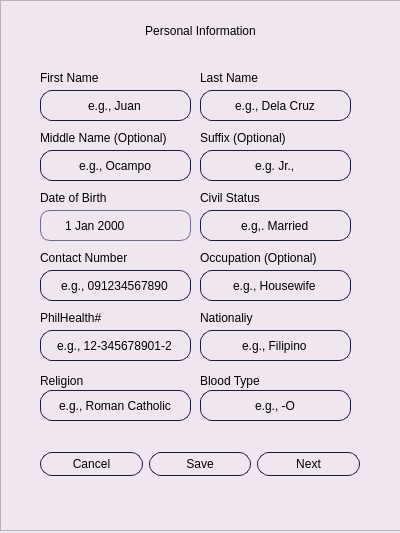
<?xml version="1.0" encoding="UTF-8"?>
<ui version="4.0">
 <class>StackedWidget</class>
 <widget class="QStackedWidget" name="StackedWidget">
  <property name="geometry">
   <rect>
    <x>0</x>
    <y>0</y>
    <width>400</width>
    <height>533</height>
   </rect>
  </property>
  <property name="windowTitle">
   <string>StackedWidget</string>
  </property>
  <property name="currentIndex">
   <number>0</number>
  </property>
  <widget class="QWidget" name="page">
   <widget class="QFrame" name="frame">
    <property name="geometry">
     <rect>
      <x>0</x>
      <y>0</y>
      <width>401</width>
      <height>531</height>
     </rect>
    </property>
    <property name="styleSheet">
     <string notr="true">background-color: rgb(240, 230, 240);</string>
    </property>
    <property name="frameShape">
     <enum>QFrame::StyledPanel</enum>
    </property>
    <property name="frameShadow">
     <enum>QFrame::Raised</enum>
    </property>
    <widget class="QLabel" name="personalInformation_label">
     <property name="geometry">
      <rect>
       <x>80</x>
       <y>10</y>
       <width>241</width>
       <height>41</height>
      </rect>
     </property>
     <property name="sizePolicy">
      <sizepolicy hsizetype="Expanding" vsizetype="Expanding">
       <horstretch>0</horstretch>
       <verstretch>0</verstretch>
      </sizepolicy>
     </property>
     <property name="styleSheet">
      <string notr="true">font: 16pt &quot;Segoe UI&quot;;</string>
     </property>
     <property name="text">
      <string>Personal Information</string>
     </property>
     <property name="alignment">
      <set>Qt::AlignCenter</set>
     </property>
    </widget>
    <widget class="QLabel" name="firstName">
     <property name="geometry">
      <rect>
       <x>40</x>
       <y>70</y>
       <width>91</width>
       <height>16</height>
      </rect>
     </property>
     <property name="styleSheet">
      <string notr="true">font: 10pt &quot;Segoe UI&quot;;</string>
     </property>
     <property name="text">
      <string>First Name</string>
     </property>
    </widget>
    <widget class="QLabel" name="lastName">
     <property name="geometry">
      <rect>
       <x>200</x>
       <y>70</y>
       <width>91</width>
       <height>16</height>
      </rect>
     </property>
     <property name="styleSheet">
      <string notr="true">font: 10pt &quot;Segoe UI&quot;;</string>
     </property>
     <property name="text">
      <string>Last Name</string>
     </property>
    </widget>
    <widget class="QLabel" name="suffix">
     <property name="geometry">
      <rect>
       <x>200</x>
       <y>130</y>
       <width>91</width>
       <height>16</height>
      </rect>
     </property>
     <property name="styleSheet">
      <string notr="true">font: 10pt &quot;Segoe UI&quot;;</string>
     </property>
     <property name="text">
      <string>Suffix (Optional)</string>
     </property>
    </widget>
    <widget class="QLabel" name="middleName">
     <property name="geometry">
      <rect>
       <x>40</x>
       <y>130</y>
       <width>141</width>
       <height>16</height>
      </rect>
     </property>
     <property name="styleSheet">
      <string notr="true">font: 10pt &quot;Segoe UI&quot;;</string>
     </property>
     <property name="text">
      <string>Middle Name (Optional)</string>
     </property>
    </widget>
    <widget class="QLabel" name="dateOfBirth">
     <property name="geometry">
      <rect>
       <x>40</x>
       <y>190</y>
       <width>91</width>
       <height>16</height>
      </rect>
     </property>
     <property name="styleSheet">
      <string notr="true">font: 10pt &quot;Segoe UI&quot;;</string>
     </property>
     <property name="text">
      <string>Date of Birth</string>
     </property>
    </widget>
    <widget class="QDateEdit" name="dateOfBirth_placeholder">
     <property name="geometry">
      <rect>
       <x>40</x>
       <y>210</y>
       <width>151</width>
       <height>31</height>
      </rect>
     </property>
     <property name="styleSheet">
      <string notr="true">QDateEdit {
    border: 1px solid #6c6c8a;
    border-radius: 10px;
    padding: 6px 10px;
    padding-right: 30px; /* space for icon */
    background: transparent;
}

QDateEdit::drop-down {
    border: none;
    width: 20px;
}

QDateEdit::down-arrow {
    image: url(:/icons/calendar.png); /* optional custom icon */
    width: 12px;
    height: 12px;
}</string>
     </property>
     <property name="alignment">
      <set>Qt::AlignCenter</set>
     </property>
     <property name="calendarPopup">
      <bool>true</bool>
     </property>
    </widget>
    <widget class="QLineEdit" name="firstName_placeholder">
     <property name="geometry">
      <rect>
       <x>40</x>
       <y>90</y>
       <width>151</width>
       <height>31</height>
      </rect>
     </property>
     <property name="styleSheet">
      <string notr="true">border-radius: 12px;
background-color: rgb(240, 230, 240);
border: 1px solid rgb(26, 26, 62);</string>
     </property>
     <property name="text">
      <string>e.g., Juan</string>
     </property>
     <property name="alignment">
      <set>Qt::AlignCenter</set>
     </property>
    </widget>
    <widget class="QLineEdit" name="suffix_placeholder">
     <property name="geometry">
      <rect>
       <x>200</x>
       <y>150</y>
       <width>151</width>
       <height>31</height>
      </rect>
     </property>
     <property name="styleSheet">
      <string notr="true">border-radius: 12px;
background-color: rgb(240, 230, 240);
border: 1px solid rgb(26, 26, 62);</string>
     </property>
     <property name="text">
      <string>e.g. Jr.,</string>
     </property>
     <property name="alignment">
      <set>Qt::AlignCenter</set>
     </property>
    </widget>
    <widget class="QLineEdit" name="lastName_placeholder">
     <property name="geometry">
      <rect>
       <x>200</x>
       <y>90</y>
       <width>151</width>
       <height>31</height>
      </rect>
     </property>
     <property name="styleSheet">
      <string notr="true">border-radius: 12px;
background-color: rgb(240, 230, 240);
border: 1px solid rgb(26, 26, 62);</string>
     </property>
     <property name="text">
      <string>e.g., Dela Cruz</string>
     </property>
     <property name="alignment">
      <set>Qt::AlignCenter</set>
     </property>
    </widget>
    <widget class="QLineEdit" name="middleName_placeholder">
     <property name="geometry">
      <rect>
       <x>40</x>
       <y>150</y>
       <width>151</width>
       <height>31</height>
      </rect>
     </property>
     <property name="styleSheet">
      <string notr="true">border-radius: 12px;
background-color: rgb(240, 230, 240);
border: 1px solid rgb(26, 26, 62);</string>
     </property>
     <property name="text">
      <string>e.g., Ocampo</string>
     </property>
     <property name="alignment">
      <set>Qt::AlignCenter</set>
     </property>
    </widget>
    <widget class="QLineEdit" name="civilStatus_placeholder">
     <property name="geometry">
      <rect>
       <x>200</x>
       <y>210</y>
       <width>151</width>
       <height>31</height>
      </rect>
     </property>
     <property name="styleSheet">
      <string notr="true">border-radius: 12px;
background-color: rgb(240, 230, 240);
border: 1px solid rgb(26, 26, 62);</string>
     </property>
     <property name="text">
      <string>e.g,. Married</string>
     </property>
     <property name="alignment">
      <set>Qt::AlignCenter</set>
     </property>
    </widget>
    <widget class="QLabel" name="civilStatus">
     <property name="geometry">
      <rect>
       <x>200</x>
       <y>190</y>
       <width>91</width>
       <height>16</height>
      </rect>
     </property>
     <property name="styleSheet">
      <string notr="true">font: 10pt &quot;Segoe UI&quot;;</string>
     </property>
     <property name="text">
      <string>Civil Status</string>
     </property>
    </widget>
    <widget class="QLineEdit" name="contactNum_placeholder">
     <property name="geometry">
      <rect>
       <x>40</x>
       <y>270</y>
       <width>151</width>
       <height>31</height>
      </rect>
     </property>
     <property name="styleSheet">
      <string notr="true">border-radius: 12px;
background-color: rgb(240, 230, 240);
border: 1px solid rgb(26, 26, 62);</string>
     </property>
     <property name="text">
      <string>e.g., 091234567890</string>
     </property>
     <property name="alignment">
      <set>Qt::AlignCenter</set>
     </property>
    </widget>
    <widget class="QLabel" name="contactNum">
     <property name="geometry">
      <rect>
       <x>40</x>
       <y>250</y>
       <width>101</width>
       <height>16</height>
      </rect>
     </property>
     <property name="styleSheet">
      <string notr="true">font: 10pt &quot;Segoe UI&quot;;</string>
     </property>
     <property name="text">
      <string>Contact Number</string>
     </property>
    </widget>
    <widget class="QLineEdit" name="philHealth_placeholder">
     <property name="geometry">
      <rect>
       <x>40</x>
       <y>330</y>
       <width>151</width>
       <height>31</height>
      </rect>
     </property>
     <property name="styleSheet">
      <string notr="true">border-radius: 12px;
background-color: rgb(240, 230, 240);
border: 1px solid rgb(26, 26, 62);</string>
     </property>
     <property name="text">
      <string>e.g., 12-345678901-2</string>
     </property>
     <property name="alignment">
      <set>Qt::AlignCenter</set>
     </property>
    </widget>
    <widget class="QLabel" name="philHealth">
     <property name="geometry">
      <rect>
       <x>40</x>
       <y>310</y>
       <width>91</width>
       <height>16</height>
      </rect>
     </property>
     <property name="styleSheet">
      <string notr="true">font: 10pt &quot;Segoe UI&quot;;</string>
     </property>
     <property name="text">
      <string>PhilHealth#</string>
     </property>
    </widget>
    <widget class="QLabel" name="occupation">
     <property name="geometry">
      <rect>
       <x>200</x>
       <y>250</y>
       <width>141</width>
       <height>16</height>
      </rect>
     </property>
     <property name="styleSheet">
      <string notr="true">font: 10pt &quot;Segoe UI&quot;;</string>
     </property>
     <property name="text">
      <string>Occupation (Optional)</string>
     </property>
    </widget>
    <widget class="QLineEdit" name="occupation_placeholder">
     <property name="geometry">
      <rect>
       <x>200</x>
       <y>270</y>
       <width>151</width>
       <height>31</height>
      </rect>
     </property>
     <property name="styleSheet">
      <string notr="true">border-radius: 12px;
background-color: rgb(240, 230, 240);
border: 1px solid rgb(26, 26, 62);</string>
     </property>
     <property name="text">
      <string>e.g., Housewife</string>
     </property>
     <property name="alignment">
      <set>Qt::AlignCenter</set>
     </property>
    </widget>
    <widget class="QLabel" name="Religion">
     <property name="geometry">
      <rect>
       <x>40</x>
       <y>370</y>
       <width>91</width>
       <height>21</height>
      </rect>
     </property>
     <property name="styleSheet">
      <string notr="true">font: 10pt &quot;Segoe UI&quot;;</string>
     </property>
     <property name="text">
      <string>Religion</string>
     </property>
    </widget>
    <widget class="QLineEdit" name="religion_placeholder">
     <property name="geometry">
      <rect>
       <x>40</x>
       <y>390</y>
       <width>151</width>
       <height>31</height>
      </rect>
     </property>
     <property name="styleSheet">
      <string notr="true">border-radius: 12px;
background-color: rgb(240, 230, 240);
border: 1px solid rgb(26, 26, 62);</string>
     </property>
     <property name="text">
      <string>e.g., Roman Catholic</string>
     </property>
     <property name="alignment">
      <set>Qt::AlignCenter</set>
     </property>
    </widget>
    <widget class="QLabel" name="nationality">
     <property name="geometry">
      <rect>
       <x>200</x>
       <y>310</y>
       <width>91</width>
       <height>16</height>
      </rect>
     </property>
     <property name="styleSheet">
      <string notr="true">font: 10pt &quot;Segoe UI&quot;;</string>
     </property>
     <property name="text">
      <string>Nationaliy</string>
     </property>
    </widget>
    <widget class="QLineEdit" name="nationality_placeholder">
     <property name="geometry">
      <rect>
       <x>200</x>
       <y>330</y>
       <width>151</width>
       <height>31</height>
      </rect>
     </property>
     <property name="styleSheet">
      <string notr="true">border-radius: 12px;
background-color: rgb(240, 230, 240);
border: 1px solid rgb(26, 26, 62);</string>
     </property>
     <property name="text">
      <string>e.g., Filipino</string>
     </property>
     <property name="alignment">
      <set>Qt::AlignCenter</set>
     </property>
    </widget>
    <widget class="QWidget" name="layoutWidget">
     <property name="geometry">
      <rect>
       <x>40</x>
       <y>450</y>
       <width>320</width>
       <height>28</height>
      </rect>
     </property>
     <layout class="QHBoxLayout" name="horizontalLayout">
      <item>
       <widget class="QPushButton" name="pushButton">
        <property name="styleSheet">
         <string notr="true">border-radius: 12px;
padding: 4px;
background-color: rgb(240, 230, 240);
border: 1px solid rgb(26, 26, 62);</string>
        </property>
        <property name="text">
         <string>Cancel</string>
        </property>
       </widget>
      </item>
      <item>
       <widget class="QPushButton" name="pushButton_2">
        <property name="styleSheet">
         <string notr="true">border-radius: 12px;
padding: 4px;
background-color: rgb(240, 230, 240);
border: 1px solid rgb(26, 26, 62);</string>
        </property>
        <property name="text">
         <string>Save</string>
        </property>
       </widget>
      </item>
      <item>
       <widget class="QPushButton" name="pushButton_3">
        <property name="styleSheet">
         <string notr="true">border-radius: 12px;
padding: 4px;
background-color: rgb(240, 230, 240);
border: 1px solid rgb(26, 26, 62);</string>
        </property>
        <property name="text">
         <string>Next</string>
        </property>
       </widget>
      </item>
     </layout>
    </widget>
    <widget class="QLabel" name="Religion_2">
     <property name="geometry">
      <rect>
       <x>200</x>
       <y>370</y>
       <width>91</width>
       <height>21</height>
      </rect>
     </property>
     <property name="styleSheet">
      <string notr="true">font: 10pt &quot;Segoe UI&quot;;</string>
     </property>
     <property name="text">
      <string>Blood Type</string>
     </property>
    </widget>
    <widget class="QLineEdit" name="religion_placeholder_2">
     <property name="geometry">
      <rect>
       <x>200</x>
       <y>390</y>
       <width>151</width>
       <height>31</height>
      </rect>
     </property>
     <property name="styleSheet">
      <string notr="true">border-radius: 12px;
background-color: rgb(240, 230, 240);
border: 1px solid rgb(26, 26, 62);</string>
     </property>
     <property name="text">
      <string>e.g., -O</string>
     </property>
     <property name="alignment">
      <set>Qt::AlignCenter</set>
     </property>
    </widget>
   </widget>
  </widget>
  <widget class="QWidget" name="page_2">
   <widget class="QFrame" name="frame_2">
    <property name="geometry">
     <rect>
      <x>0</x>
      <y>0</y>
      <width>401</width>
      <height>531</height>
     </rect>
    </property>
    <property name="styleSheet">
     <string notr="true">background-color: rgb(240, 230, 240);</string>
    </property>
    <property name="frameShape">
     <enum>QFrame::StyledPanel</enum>
    </property>
    <property name="frameShadow">
     <enum>QFrame::Raised</enum>
    </property>
    <widget class="QLabel" name="address_label">
     <property name="geometry">
      <rect>
       <x>80</x>
       <y>10</y>
       <width>241</width>
       <height>41</height>
      </rect>
     </property>
     <property name="sizePolicy">
      <sizepolicy hsizetype="Expanding" vsizetype="Expanding">
       <horstretch>0</horstretch>
       <verstretch>0</verstretch>
      </sizepolicy>
     </property>
     <property name="styleSheet">
      <string notr="true">font: 16pt &quot;Segoe UI&quot;;</string>
     </property>
     <property name="text">
      <string>Address</string>
     </property>
     <property name="alignment">
      <set>Qt::AlignCenter</set>
     </property>
    </widget>
    <widget class="QLabel" name="street_label">
     <property name="geometry">
      <rect>
       <x>40</x>
       <y>60</y>
       <width>91</width>
       <height>16</height>
      </rect>
     </property>
     <property name="styleSheet">
      <string notr="true">font: 10pt &quot;Segoe UI&quot;;</string>
     </property>
     <property name="text">
      <string>Street</string>
     </property>
    </widget>
    <widget class="QLabel" name="barangay_label">
     <property name="geometry">
      <rect>
       <x>200</x>
       <y>60</y>
       <width>91</width>
       <height>16</height>
      </rect>
     </property>
     <property name="styleSheet">
      <string notr="true">font: 10pt &quot;Segoe UI&quot;;</string>
     </property>
     <property name="text">
      <string>Barangay</string>
     </property>
    </widget>
    <widget class="QLabel" name="province_label">
     <property name="geometry">
      <rect>
       <x>200</x>
       <y>120</y>
       <width>91</width>
       <height>16</height>
      </rect>
     </property>
     <property name="styleSheet">
      <string notr="true">font: 10pt &quot;Segoe UI&quot;;</string>
     </property>
     <property name="text">
      <string>Province</string>
     </property>
    </widget>
    <widget class="QLabel" name="city_label">
     <property name="geometry">
      <rect>
       <x>40</x>
       <y>120</y>
       <width>141</width>
       <height>16</height>
      </rect>
     </property>
     <property name="styleSheet">
      <string notr="true">font: 10pt &quot;Segoe UI&quot;;</string>
     </property>
     <property name="text">
      <string>City</string>
     </property>
    </widget>
    <widget class="QLineEdit" name="street_placeholder">
     <property name="geometry">
      <rect>
       <x>40</x>
       <y>80</y>
       <width>151</width>
       <height>31</height>
      </rect>
     </property>
     <property name="styleSheet">
      <string notr="true">border-radius: 12px;
background-color: rgb(240, 230, 240);
border: 1px solid rgb(26, 26, 62);</string>
     </property>
     <property name="text">
      <string>e.g., Juan</string>
     </property>
     <property name="alignment">
      <set>Qt::AlignCenter</set>
     </property>
    </widget>
    <widget class="QLineEdit" name="province_placeholder">
     <property name="geometry">
      <rect>
       <x>200</x>
       <y>140</y>
       <width>151</width>
       <height>31</height>
      </rect>
     </property>
     <property name="styleSheet">
      <string notr="true">border-radius: 12px;
background-color: rgb(240, 230, 240);
border: 1px solid rgb(26, 26, 62);</string>
     </property>
     <property name="text">
      <string>e.g. Jr.,</string>
     </property>
     <property name="alignment">
      <set>Qt::AlignCenter</set>
     </property>
    </widget>
    <widget class="QLineEdit" name="barangay_placeholder">
     <property name="geometry">
      <rect>
       <x>200</x>
       <y>80</y>
       <width>151</width>
       <height>31</height>
      </rect>
     </property>
     <property name="styleSheet">
      <string notr="true">border-radius: 12px;
background-color: rgb(240, 230, 240);
border: 1px solid rgb(26, 26, 62);</string>
     </property>
     <property name="text">
      <string>e.g., Dela Cruz</string>
     </property>
     <property name="alignment">
      <set>Qt::AlignCenter</set>
     </property>
    </widget>
    <widget class="QLineEdit" name="city_placeholder">
     <property name="geometry">
      <rect>
       <x>40</x>
       <y>140</y>
       <width>151</width>
       <height>31</height>
      </rect>
     </property>
     <property name="styleSheet">
      <string notr="true">border-radius: 12px;
background-color: rgb(240, 230, 240);
border: 1px solid rgb(26, 26, 62);</string>
     </property>
     <property name="text">
      <string>e.g., Ocampo</string>
     </property>
     <property name="alignment">
      <set>Qt::AlignCenter</set>
     </property>
    </widget>
    <widget class="QWidget" name="layoutWidget">
     <property name="geometry">
      <rect>
       <x>40</x>
       <y>450</y>
       <width>320</width>
       <height>28</height>
      </rect>
     </property>
     <layout class="QHBoxLayout" name="horizontalLayout_2">
      <item>
       <widget class="QPushButton" name="back_btn_2">
        <property name="styleSheet">
         <string notr="true">border-radius: 12px;
padding: 4px;
background-color: rgb(240, 230, 240);
border: 1px solid rgb(26, 26, 62);</string>
        </property>
        <property name="text">
         <string>Back</string>
        </property>
       </widget>
      </item>
      <item>
       <widget class="QPushButton" name="cancel_btn_2">
        <property name="styleSheet">
         <string notr="true">border-radius: 12px;
padding: 4px;
background-color: rgb(240, 230, 240);
border: 1px solid rgb(26, 26, 62);</string>
        </property>
        <property name="text">
         <string>Cancel</string>
        </property>
       </widget>
      </item>
      <item>
       <widget class="QPushButton" name="save_btn_2">
        <property name="styleSheet">
         <string notr="true">border-radius: 12px;
padding: 4px;
background-color: rgb(240, 230, 240);
border: 1px solid rgb(26, 26, 62);</string>
        </property>
        <property name="text">
         <string>Save</string>
        </property>
       </widget>
      </item>
     </layout>
    </widget>
    <widget class="QLabel" name="emergencyContact_label">
     <property name="geometry">
      <rect>
       <x>80</x>
       <y>190</y>
       <width>241</width>
       <height>41</height>
      </rect>
     </property>
     <property name="sizePolicy">
      <sizepolicy hsizetype="Expanding" vsizetype="Expanding">
       <horstretch>0</horstretch>
       <verstretch>0</verstretch>
      </sizepolicy>
     </property>
     <property name="styleSheet">
      <string notr="true">font: 16pt &quot;Segoe UI&quot;;</string>
     </property>
     <property name="text">
      <string>Emergency Contact</string>
     </property>
     <property name="alignment">
      <set>Qt::AlignCenter</set>
     </property>
    </widget>
    <widget class="QLabel" name="dateOfBirth_4">
     <property name="geometry">
      <rect>
       <x>200</x>
       <y>300</y>
       <width>91</width>
       <height>16</height>
      </rect>
     </property>
     <property name="styleSheet">
      <string notr="true">font: 10pt &quot;Segoe UI&quot;;</string>
     </property>
     <property name="text">
      <string>Emergency #</string>
     </property>
    </widget>
    <widget class="QLineEdit" name="relationship_placeholder_2">
     <property name="geometry">
      <rect>
       <x>40</x>
       <y>380</y>
       <width>151</width>
       <height>31</height>
      </rect>
     </property>
     <property name="styleSheet">
      <string notr="true">border-radius: 12px;
background-color: rgb(240, 230, 240);
border: 1px solid rgb(26, 26, 62);</string>
     </property>
     <property name="text">
      <string>e.g., Husband</string>
     </property>
     <property name="alignment">
      <set>Qt::AlignCenter</set>
     </property>
    </widget>
    <widget class="QLineEdit" name="EC_last_name_placeholder_2">
     <property name="geometry">
      <rect>
       <x>200</x>
       <y>260</y>
       <width>151</width>
       <height>31</height>
      </rect>
     </property>
     <property name="styleSheet">
      <string notr="true">border-radius: 12px;
background-color: rgb(240, 230, 240);
border: 1px solid rgb(26, 26, 62);</string>
     </property>
     <property name="text">
      <string>e.g., Dela Cruz</string>
     </property>
     <property name="alignment">
      <set>Qt::AlignCenter</set>
     </property>
    </widget>
    <widget class="QLineEdit" name="EC_firstName_placeholder_2">
     <property name="geometry">
      <rect>
       <x>40</x>
       <y>260</y>
       <width>151</width>
       <height>31</height>
      </rect>
     </property>
     <property name="styleSheet">
      <string notr="true">border-radius: 12px;
background-color: rgb(240, 230, 240);
border: 1px solid rgb(26, 26, 62);</string>
     </property>
     <property name="text">
      <string>e.g,. Maria</string>
     </property>
     <property name="alignment">
      <set>Qt::AlignCenter</set>
     </property>
    </widget>
    <widget class="QLabel" name="EC_firstName_label_2">
     <property name="geometry">
      <rect>
       <x>40</x>
       <y>240</y>
       <width>91</width>
       <height>16</height>
      </rect>
     </property>
     <property name="styleSheet">
      <string notr="true">font: 10pt &quot;Segoe UI&quot;;</string>
     </property>
     <property name="text">
      <string>First Name</string>
     </property>
    </widget>
    <widget class="QLabel" name="EC_middleName_label_2">
     <property name="geometry">
      <rect>
       <x>40</x>
       <y>300</y>
       <width>141</width>
       <height>16</height>
      </rect>
     </property>
     <property name="styleSheet">
      <string notr="true">font: 10pt &quot;Segoe UI&quot;;</string>
     </property>
     <property name="text">
      <string>Middle Name</string>
     </property>
    </widget>
    <widget class="QLabel" name="relationship_label_2">
     <property name="geometry">
      <rect>
       <x>40</x>
       <y>360</y>
       <width>91</width>
       <height>16</height>
      </rect>
     </property>
     <property name="styleSheet">
      <string notr="true">font: 10pt &quot;Segoe UI&quot;;</string>
     </property>
     <property name="text">
      <string>Relationship</string>
     </property>
    </widget>
    <widget class="QLineEdit" name="EC_middleName_placeholder_2">
     <property name="geometry">
      <rect>
       <x>40</x>
       <y>320</y>
       <width>151</width>
       <height>31</height>
      </rect>
     </property>
     <property name="styleSheet">
      <string notr="true">border-radius: 12px;
background-color: rgb(240, 230, 240);
border: 1px solid rgb(26, 26, 62);</string>
     </property>
     <property name="text">
      <string>e.g., Ocampo</string>
     </property>
     <property name="alignment">
      <set>Qt::AlignCenter</set>
     </property>
    </widget>
    <widget class="QLineEdit" name="emergencyNum_placeholder_2">
     <property name="geometry">
      <rect>
       <x>200</x>
       <y>320</y>
       <width>151</width>
       <height>31</height>
      </rect>
     </property>
     <property name="styleSheet">
      <string notr="true">border-radius: 12px;
background-color: rgb(240, 230, 240);
border: 1px solid rgb(26, 26, 62);</string>
     </property>
     <property name="text">
      <string>e.g., 091234567890</string>
     </property>
     <property name="alignment">
      <set>Qt::AlignCenter</set>
     </property>
    </widget>
    <widget class="QLabel" name="EC_lastName_label_2">
     <property name="geometry">
      <rect>
       <x>200</x>
       <y>240</y>
       <width>101</width>
       <height>16</height>
      </rect>
     </property>
     <property name="styleSheet">
      <string notr="true">font: 10pt &quot;Segoe UI&quot;;</string>
     </property>
     <property name="text">
      <string>Last Name</string>
     </property>
    </widget>
   </widget>
  </widget>
  <widget class="QWidget" name="page_3">
   <widget class="QFrame" name="frame_3">
    <property name="geometry">
     <rect>
      <x>0</x>
      <y>0</y>
      <width>401</width>
      <height>331</height>
     </rect>
    </property>
    <property name="styleSheet">
     <string notr="true">background-color: rgb(240, 230, 240);</string>
    </property>
    <property name="frameShape">
     <enum>QFrame::StyledPanel</enum>
    </property>
    <property name="frameShadow">
     <enum>QFrame::Raised</enum>
    </property>
    <widget class="QLabel" name="label_3">
     <property name="geometry">
      <rect>
       <x>80</x>
       <y>10</y>
       <width>241</width>
       <height>41</height>
      </rect>
     </property>
     <property name="sizePolicy">
      <sizepolicy hsizetype="Expanding" vsizetype="Expanding">
       <horstretch>0</horstretch>
       <verstretch>0</verstretch>
      </sizepolicy>
     </property>
     <property name="styleSheet">
      <string notr="true">font: 16pt &quot;Segoe UI&quot;;</string>
     </property>
     <property name="text">
      <string>Emergency Contact</string>
     </property>
     <property name="alignment">
      <set>Qt::AlignCenter</set>
     </property>
    </widget>
    <widget class="QLabel" name="dateOfBirth_3">
     <property name="geometry">
      <rect>
       <x>200</x>
       <y>110</y>
       <width>91</width>
       <height>31</height>
      </rect>
     </property>
     <property name="styleSheet">
      <string notr="true">font: 10pt &quot;Segoe UI&quot;;</string>
     </property>
     <property name="text">
      <string>Emergency #</string>
     </property>
    </widget>
    <widget class="QLineEdit" name="EC_firstName_placeholder">
     <property name="geometry">
      <rect>
       <x>40</x>
       <y>80</y>
       <width>151</width>
       <height>31</height>
      </rect>
     </property>
     <property name="styleSheet">
      <string notr="true">border-radius: 12px;
background-color: rgb(240, 230, 240);
border: 1px solid rgb(26, 26, 62);</string>
     </property>
     <property name="text">
      <string>e.g,. Maria</string>
     </property>
     <property name="alignment">
      <set>Qt::AlignCenter</set>
     </property>
    </widget>
    <widget class="QLabel" name="EC_firstName_label">
     <property name="geometry">
      <rect>
       <x>40</x>
       <y>60</y>
       <width>91</width>
       <height>16</height>
      </rect>
     </property>
     <property name="styleSheet">
      <string notr="true">font: 10pt &quot;Segoe UI&quot;;</string>
     </property>
     <property name="text">
      <string>First Name</string>
     </property>
    </widget>
    <widget class="QLineEdit" name="EC_last_name_placeholder">
     <property name="geometry">
      <rect>
       <x>200</x>
       <y>80</y>
       <width>151</width>
       <height>31</height>
      </rect>
     </property>
     <property name="styleSheet">
      <string notr="true">border-radius: 12px;
background-color: rgb(240, 230, 240);
border: 1px solid rgb(26, 26, 62);</string>
     </property>
     <property name="text">
      <string>e.g., Dela Cruz</string>
     </property>
     <property name="alignment">
      <set>Qt::AlignCenter</set>
     </property>
    </widget>
    <widget class="QLabel" name="EC_lastName_label">
     <property name="geometry">
      <rect>
       <x>200</x>
       <y>60</y>
       <width>101</width>
       <height>16</height>
      </rect>
     </property>
     <property name="styleSheet">
      <string notr="true">font: 10pt &quot;Segoe UI&quot;;</string>
     </property>
     <property name="text">
      <string>Last Name</string>
     </property>
    </widget>
    <widget class="QLineEdit" name="relationship_placeholder">
     <property name="geometry">
      <rect>
       <x>40</x>
       <y>200</y>
       <width>151</width>
       <height>31</height>
      </rect>
     </property>
     <property name="styleSheet">
      <string notr="true">border-radius: 12px;
background-color: rgb(240, 230, 240);
border: 1px solid rgb(26, 26, 62);</string>
     </property>
     <property name="text">
      <string>e.g., Husband</string>
     </property>
     <property name="alignment">
      <set>Qt::AlignCenter</set>
     </property>
    </widget>
    <widget class="QLabel" name="relationship_label">
     <property name="geometry">
      <rect>
       <x>40</x>
       <y>180</y>
       <width>91</width>
       <height>16</height>
      </rect>
     </property>
     <property name="styleSheet">
      <string notr="true">font: 10pt &quot;Segoe UI&quot;;</string>
     </property>
     <property name="text">
      <string>Relationship</string>
     </property>
    </widget>
    <widget class="QLabel" name="EC_middleName_label">
     <property name="geometry">
      <rect>
       <x>40</x>
       <y>120</y>
       <width>141</width>
       <height>16</height>
      </rect>
     </property>
     <property name="styleSheet">
      <string notr="true">font: 10pt &quot;Segoe UI&quot;;</string>
     </property>
     <property name="text">
      <string>Middle Name</string>
     </property>
    </widget>
    <widget class="QLineEdit" name="EC_middleName_placeholder">
     <property name="geometry">
      <rect>
       <x>40</x>
       <y>140</y>
       <width>151</width>
       <height>31</height>
      </rect>
     </property>
     <property name="styleSheet">
      <string notr="true">border-radius: 12px;
background-color: rgb(240, 230, 240);
border: 1px solid rgb(26, 26, 62);</string>
     </property>
     <property name="text">
      <string>e.g., Ocampo</string>
     </property>
     <property name="alignment">
      <set>Qt::AlignCenter</set>
     </property>
    </widget>
    <widget class="QWidget" name="layoutWidget_2">
     <property name="geometry">
      <rect>
       <x>40</x>
       <y>260</y>
       <width>320</width>
       <height>28</height>
      </rect>
     </property>
     <layout class="QHBoxLayout" name="horizontalLayout_3">
      <item>
       <widget class="QPushButton" name="back_btn">
        <property name="styleSheet">
         <string notr="true">border-radius: 12px;
padding: 4px;
background-color: rgb(240, 230, 240);
border: 1px solid rgb(26, 26, 62);</string>
        </property>
        <property name="text">
         <string>Back</string>
        </property>
       </widget>
      </item>
      <item>
       <widget class="QPushButton" name="cancel_btn">
        <property name="styleSheet">
         <string notr="true">border-radius: 12px;
padding: 4px;
background-color: rgb(240, 230, 240);
border: 1px solid rgb(26, 26, 62);</string>
        </property>
        <property name="text">
         <string>Cancel</string>
        </property>
       </widget>
      </item>
      <item>
       <widget class="QPushButton" name="save_btn">
        <property name="styleSheet">
         <string notr="true">border-radius: 12px;
padding: 4px;
background-color: rgb(240, 230, 240);
border: 1px solid rgb(26, 26, 62);</string>
        </property>
        <property name="text">
         <string>Save</string>
        </property>
       </widget>
      </item>
     </layout>
    </widget>
    <widget class="QLineEdit" name="emergencyNum_placeholder">
     <property name="geometry">
      <rect>
       <x>200</x>
       <y>140</y>
       <width>151</width>
       <height>31</height>
      </rect>
     </property>
     <property name="styleSheet">
      <string notr="true">border-radius: 12px;
background-color: rgb(240, 230, 240);
border: 1px solid rgb(26, 26, 62);</string>
     </property>
     <property name="text">
      <string>e.g., 091234567890</string>
     </property>
     <property name="alignment">
      <set>Qt::AlignCenter</set>
     </property>
    </widget>
   </widget>
  </widget>
 </widget>
 <resources/>
 <connections/>
</ui>
